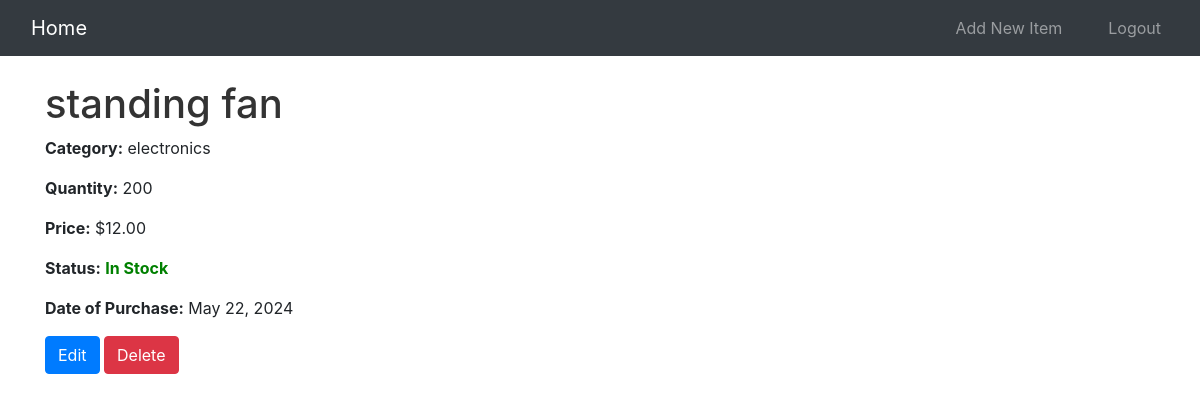
/item/1/ (signed in), run on the app's committed database.
### inventory/models.py (models this page shows, shortened)
class Item(models.Model):
    STATUS_CHOICES = [
        ('in_stock', 'In Stock'),
        ('in_use', 'In Use'),
    ]
    name = models.CharField(max_length=100)
    category = models.ForeignKey(Category, on_delete=models.CASCADE)
    quantity = models.IntegerField()
    price = models.DecimalField(max_digits=10, decimal_places=2)
    status = models.CharField(max_length=10, choices=STATUS_CHOICES, default='in_stock')
    date_of_purchase = models.DateField(null=True, default=datetime.date.today)

class Category(models.Model):
    name = models.CharField(max_length=100)

### inventory/views.py (the view)
# urls.py: path('item/<int:pk>/', views.item_detail, name='item_detail'),
@login_required
def item_detail(request, pk):
    item = get_object_or_404(Item, pk=pk)
    return render(request, 'inventory/item_detail.html', {'item': item})

### inventory/templates/inventory/item_detail.html (shortened to what this page needs)
{% extends 'inventory/base.html' %}
{% block content %}
<h1>{{ item.name }}</h1>
<p><strong>Category:</strong> {{ item.category.name }}</p>
<p><strong>Quantity:</strong> {{ item.quantity }}</p>
<p><strong>Price:</strong> ${{ item.price }}</p>
<p><strong>Status:</strong>
    {% if item.status == 'in_stock' %}
        <span class="status-in_stock">In Stock</span>
    {% else %}
        <span class="status-in_use">In Use</span>
    {% endif %}
</p>
<p><strong>Date of Purchase:</strong> {{ item.date_of_purchase }}</p>
<a href="{% url 'item_edit' item.pk %}" class="btn btn-primary">Edit</a>
<form action="{% url 'item_delete' item.pk %}" method="post" style="display:inline;">
    <button type="submit" class="btn btn-danger">Delete</button>
</form>
{% endblock %}

### inventory/static/inventory/style.css (style rules this page uses)
body { font-family: Arial, sans-serif; margin: 0; padding: 0; background-color: #f4f4f4; }
h1 { color: #333; margin-bottom: 20px; }
.status-in_stock { color: green; font-weight: bold; }
button { background-color: #28a745; color: white; padding: 10px 15px; border: none; border-radius: 4px; cursor: pointer; }

### data on the page
Item: name "standing fan", category.name "electronics", quantity "200", price "12.00", date_of_purchase "May 22, 2024"
